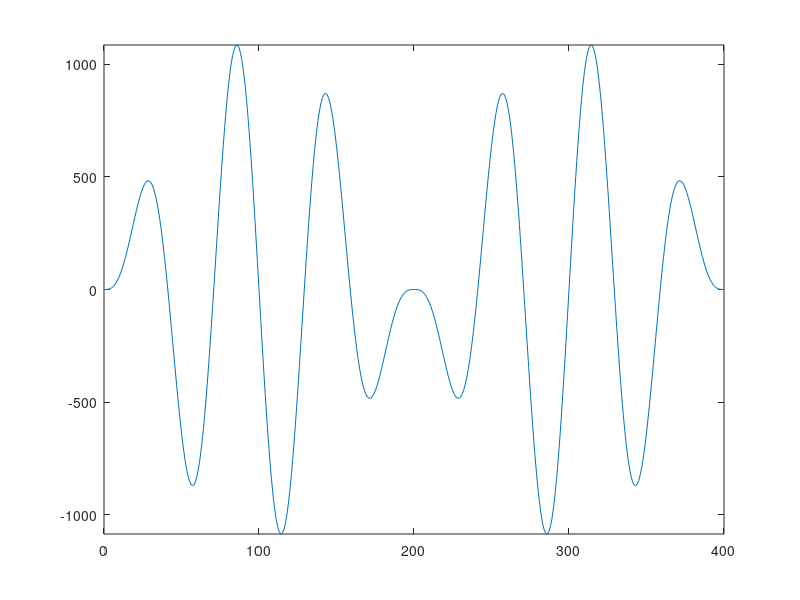

Recreate this plot in MATLAB.
clc;
clear all;
close all;

fs = 200;
n = 0:1/fs:1;
h = 5*sin(2*pi*4*n);
x = 7*sin(2*pi*3*n);


z = [];

for i = 1: length(x)
   xh = h.*x(i);
   z = [z; xh];
endfor

[r c] = size(z);
ans = zeros(1, r+c-1);


# Performing Convolution

for i = 1:r
  for j = 1:c
      ans(i+j-1) = ans(i+j-1) + z(i,j);
  endfor
endfor

# Plot the input and output

z1 = 1 ;  # 0-th index of x (if it is n then put n+1)
z2 = 1 ;  # 0-th index of h (if it is n then put n+1)
index = z1+z2-1;  # 0-th index of ans

n = -(index-1):length(ans)-index; # time(n)

disp(ans);
plot(n,ans);
axis tight;









